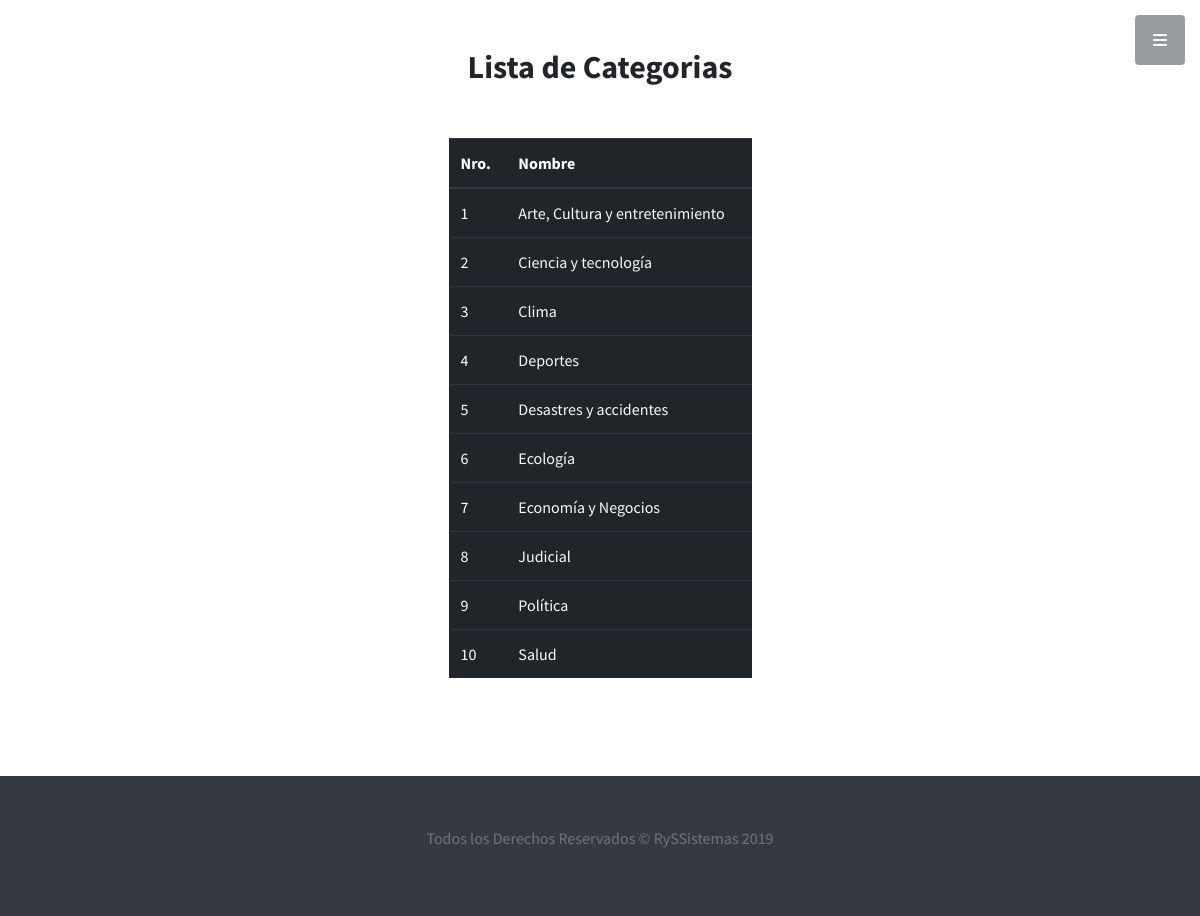
Page /index.php/categories on the committed database.
### tables this page shows
CREATE TABLE `categories` (
  `id` int(11) NOT NULL,
  `user_id` int(11) NOT NULL,
  `name` varchar(191) NOT NULL,
  `create_at` timestamp NOT NULL DEFAULT CURRENT_TIMESTAMP
);

### application/controllers/Categories.php (called while the page is built, shortened)
<?php
	class Categories extends CI_Controller{
		public function index(){
			$data['titulo'] = 'Lista de Categorias';
			$data['categories'] = $this->category_model->get_categories();
			$this->load->view('partes_actualidad/header', $data);
			$this->load->view('partes_actualidad/menu');
			$this->load->view('categories/index', $data);
			$this->load->view('partes_actualidad/footer_admin');
		}
	}
 ?>

### index.php (called while the page is built, shortened)
<?php
require_once BASEPATH.'core/CodeIgniter.php';

### application/models/Category_model.php (called while the page is built, shortened)
<?php
	class Category_model extends CI_Model{
		public function get_categories(){
			$this->db->order_by('name');
			$query = $this->db->get('categories');
			return $query->result_array();
		}
	}
 ?>

### application/views/categories/index.php (the view, shortened to what this page needs)
<h2 class="text-center"><?= $titulo; ?></h2>
<br>
<?php $ni = 0?>
<?php if(!$this->session->userdata('logged_in')) : ?>
	<div class="container-fluid" id="categorias-tble">
		<table class="table table-hover table-dark">
		  <thead>
		    <tr>
		      <th scope="col">Nro.</th>
		      <th scope="col">Nombre</th>
		    </tr>
		  </thead>
		  <tbody>
			<?php foreach($categories as $category) : ?>
				<tr>
				  <td>
				  	<?php echo $ni = $ni + 1; ?>
				  </td>
			      <td>
					<a class="text-light" href="<?php echo site_url('/categories/posts/'.$category['id']); ?>"><?php echo $category['name']; ?></a>
			      </td>
			    </tr>
			<?php endforeach; ?>
		  </tbody>
		</table>
	</div>
<?php endif; ?>

### assets/css/actualidad/style.css (style rules this page uses)
#categorias-tble { border-radius: 5px; width: 30%; margin: 0px auto; float: none; margin-top: 20px; margin-bottom: 98px; }

### css/stylish-portfolio.css (style rules this page uses)
body, html { width: 100%; height: 100%; }
body { font-family: 'Source Sans Pro'; }
h1, h2, h3, h4, h5, h6 { font-weight: 700; }
a { color: #1D809F; }

### rows in the picture
categories: name "Arte, Cultura y entretenimiento"
categories: ni "2", name "Ciencia y tecnología"
categories: ni "3", name "Clima"
categories: ni "4", name "Deportes"
categories: ni "5", name "Desastres y accidentes"
categories: ni "6", name "Ecología"
categories: ni "7", name "Economía y Negocios"
categories: ni "8", name "Judicial"
categories: ni "9", name "Política"
categories: ni "10", name "Salud"

### other values in the picture
$titulo "Lista de Categorias"
